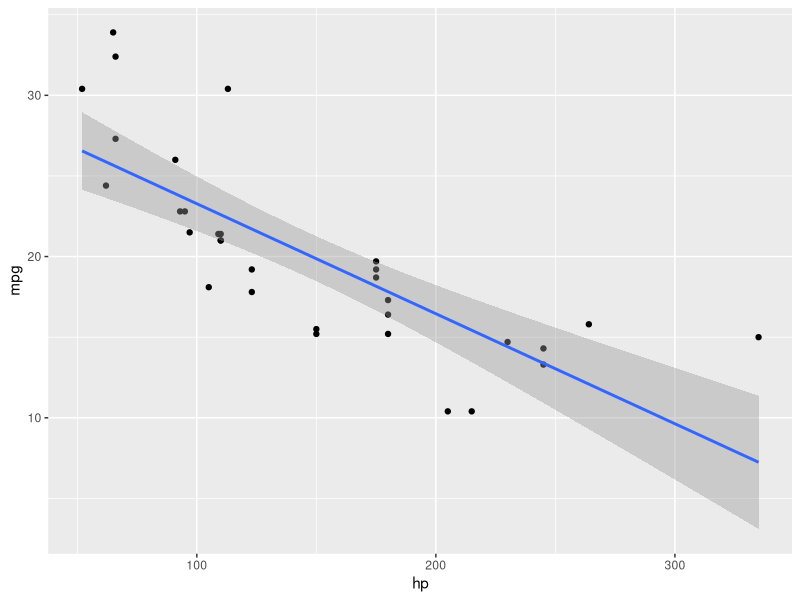
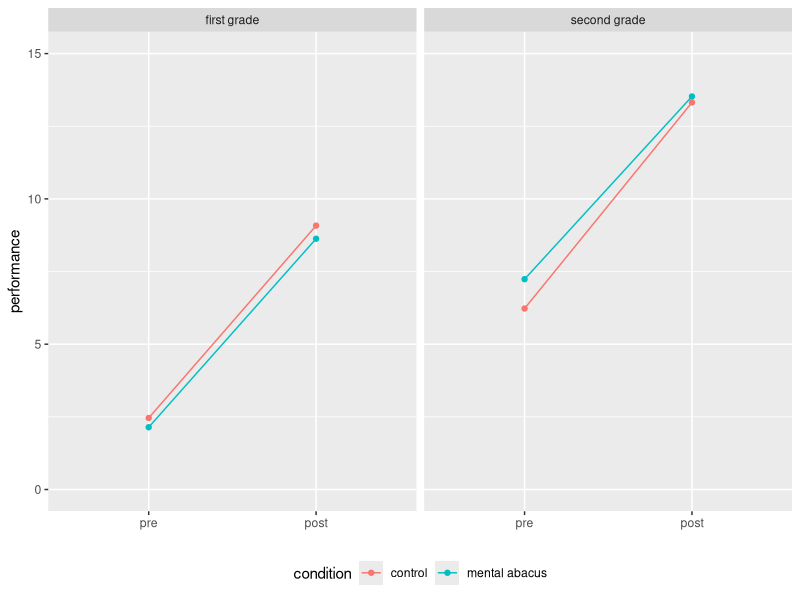

Reproduce these figures in R, in order.
## ---- chunk 1
library(tidyverse)
library(knitr)
## ---- chunk 2
mtcars
## ---- chunk 3
mtcars %>%
  summarise(avg_mpg = mean(mpg))
## ---- chunk 4
mtcars %>%
  group_by(cyl) %>%
  summarise(avg_mpg = mean(mpg))
## ---- chunk 5
mtcars %>%
  group_by(cyl) %>%
  summarise(avg_mpg = mean(mpg),
            sd_mpg = sd(mpg))
## ---- chunk 6
ggplot(mtcars, 
       aes(x = hp, y = mpg)) +
  geom_point() +
  geom_smooth(method = 'lm')
## ---- chunk 7
table3
help(table3)
## ---- chunk 8
table3_wide <- table3 %>%
  pivot_wider(names_from = year,
              values_from = rate) 
## ---- chunk 9
table3_long <- table3_wide %>%
  pivot_longer(cols = !country,
               names_to = 'year',
               values_to = 'rate')
## ---- chunk 10
majic <- read_csv("data/majic.csv")
## ---- chunk 11
majic_long <- majic %>%
  pivot_longer(cols = c('2015', '2016'),
               names_to = 'year')
## ---- chunk 12
majic_summary <- majic_long %>%
  group_by(grade, group, year) %>%
  summarise(mean_score = mean(value, na.rm = T))

majic_summary %>%
  pivot_wider(names_from = year,
              values_from = mean_score) %>%
  kable(digits = 2)
## ---- chunk 13
ggplot(majic_summary,
       aes(x = year,
           y = mean_score,
           group = group,
           color = group)) +
  geom_point() +
  geom_line() +
  facet_wrap(~grade) +
  scale_y_continuous(name = 'performance',
                     limits = c(0, 15)) +
  scale_x_discrete(name = element_blank(),
                   labels = c('pre', 'post')) +
  scale_color_discrete(name = 'condition',
                       labels = c('CNTL' = 'control',
                                  'MA' = 'mental abacus')) +
  theme(legend.position = 'bottom',
        legend.direction = 'horizontal')
